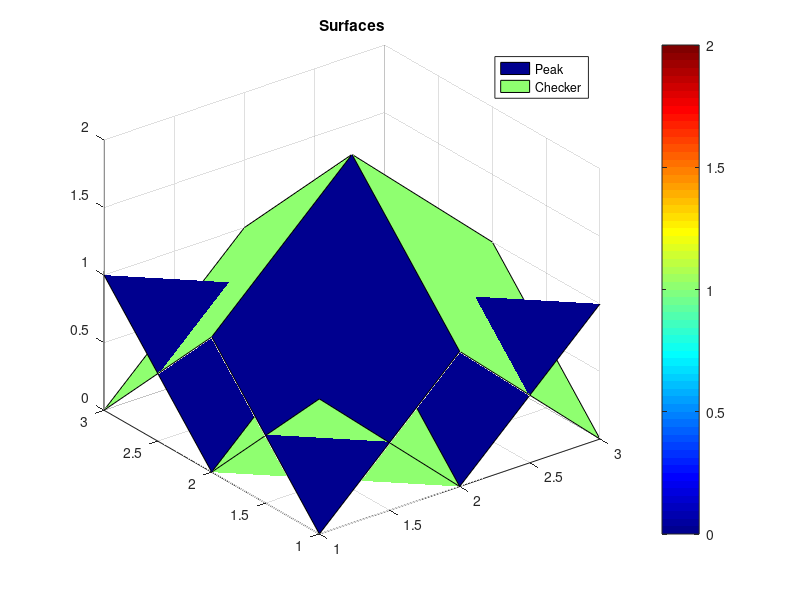

Here is the MATLAB script that generated this plot:
z = [0, 1, 0; 1, 2, 1; 0, 1, 0];
f = figure(24);
surface_one = surf(z);
colormap("jet");
scale_one = caxis();
hold on
surface_two = surf([1, 2, 3], [1, 2, 3], [1, 0, 1; 0, 1, 0; 1, 0, 1]);
legend_handle = legend("Peak", "Checker");
cb = colorbar();
title("Surfaces");
current = gcf();
